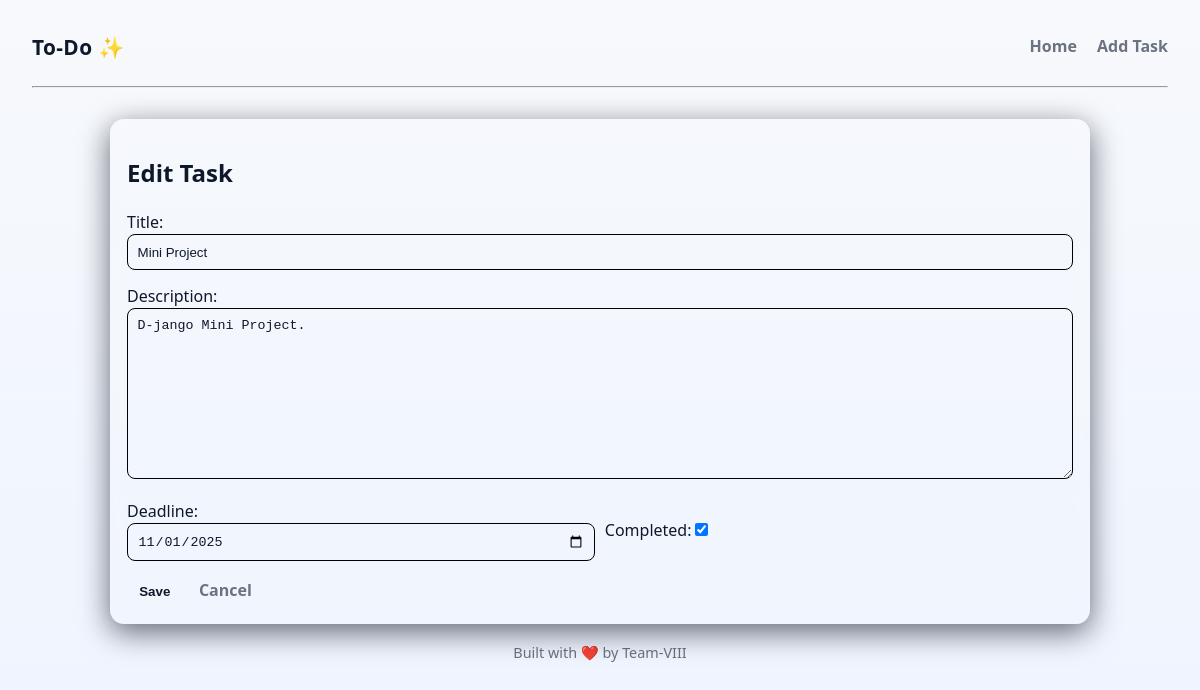
/task/13/edit/, run on the app's committed database.
### tasks/models.py (models this page shows, shortened)
class Task(models.Model):
    title = models.CharField(max_length=200)
    description = models.TextField(blank=True)
    deadline = models.DateField()
    completed = models.BooleanField(default=False)
    created_at = models.DateField(default=timezone.now)
    class Meta:
        ordering = ['completed', 'deadline', '-created_at']

### tasks/views.py (the view)
# urls.py: path('task/<int:pk>/edit/', views.edit_task, name='edit'),     # FBV - edit
def edit_task(request, pk):
    task = get_object_or_404(Task, pk=pk)
    if request.method == 'POST':
        form = TaskForm(request.POST, instance=task)
        if form.is_valid():
            form.save()
            return redirect('tasks:index')
    else:
        form = TaskForm(instance=task)
    return render(request, 'tasks/form.html', {'form': form, 'title': 'Edit Task'})

### tasks/forms.py
class TaskForm(forms.ModelForm):
    deadline = forms.DateField(
        widget=forms.DateInput(attrs={'type': 'date'}),
        input_formats=['%Y-%m-%d']
    )
    class Meta:
        model = Task
        fields = ['title', 'description', 'deadline', 'completed']

### templates/tasks/form.html (shortened to what this page needs)
{% extends 'base.html' %}
{% block content %}
<section class="panel">
  <h2>{{ title }}</h2>
  <form method="post" class="task-form">
    <div class="field">
      {{ form.title.label_tag }}{{ form.title }}
    </div>
    <div class="field">
      {{ form.description.label_tag }}{{ form.description }}
    </div>
    <div class="field split">
      <div>{{ form.deadline.label_tag }}{{ form.deadline }}</div>
      <div>{{ form.completed.label_tag }}{{ form.completed }}</div>
    </div>
    <div class="actions">
      <button class="btn">Save</button>
      <a class="btn ghost" href="{% url 'tasks:index' %}">Cancel</a>
    </div>
  </form>
</section>
{% endblock %}

### static/css/styles.css (style rules this page uses)
:root { --bg: #f7f9fc; --card: #ffffff; --muted: #6b7280; --accent: #6c8cff; --accent-2: #7bd389; --glass: rgba(255, 255, 255, 0.6); --radius: 14px; --shadow: 0 6px 18px rgba(20, 24, 40, 0.08); --glass-2: rgba(108, 140, 255, 0.08); --mono: "Segoe UI", Roboto, "Helvetica Neue", Arial, sans-serif; }
* { box-sizing: border-box; }
html, body { height: 100%; }
body { margin: 0; font-family: var(--mono); background: linear-gradient(180deg, var(--bg), #eef4ff); color: #0f172a; -webkit-font-smoothing: antialiased; -moz-osx-font-smoothing: grayscale; line-height: 1.45; transition: background 300ms ease; padding: 2rem; }
.panel { background: linear-gradient( 180deg, rgba(255, 255, 255, 0.02), rgba(255, 255, 255, 0.01) ); border-radius: 14px; padding: 1rem; box-shadow: 0 8px 30px rgba(2, 6, 23, 0.6), inset 0 1px 0 rgba(255, 255, 255, 0.02); backdrop-filter: blur(6px); border: 1px solid rgba(255, 255, 255, 0.03); }
.btn { background: linear-gradient( 90deg, rgba(255, 255, 255, 0.02), rgba(255, 255, 255, 0.01) ); border: 1px solid rgba(255, 255, 255, 0.04); padding: 0.45rem 0.7rem; border-radius: 8px; font-weight: 700; cursor: pointer; text-decoration: none; color: inherit; transition: transform 0.18s, box-shadow 0.18s, background 0.18s; }
.btn.ghost { background: transparent; border: 1px dashed rgba(255, 255, 255, 0.03); color: var(--muted); }
.task-form .field { margin-bottom: 0.9rem; }
.task-form input[type="text"], .task-form textarea, .task-form input[type="date"] { width: 100%; padding: 0.6rem; border-radius: 8px; border: 1px solid rgba(255, 255, 255, 0.04); background: transparent; color: inherit; border-color: black; }
.task-form textarea { min-height: 120px; resize: vertical; }
.field.split { display: flex; gap: 0.6rem; align-items: center; }
.field.split > div { flex: 1; }

### data on the page
Task: title "Mini Project", description "D-jango Mini Project.", deadline "11/01/2025", completed "☑"

### other printed values
{{ title }} "Edit Task"
